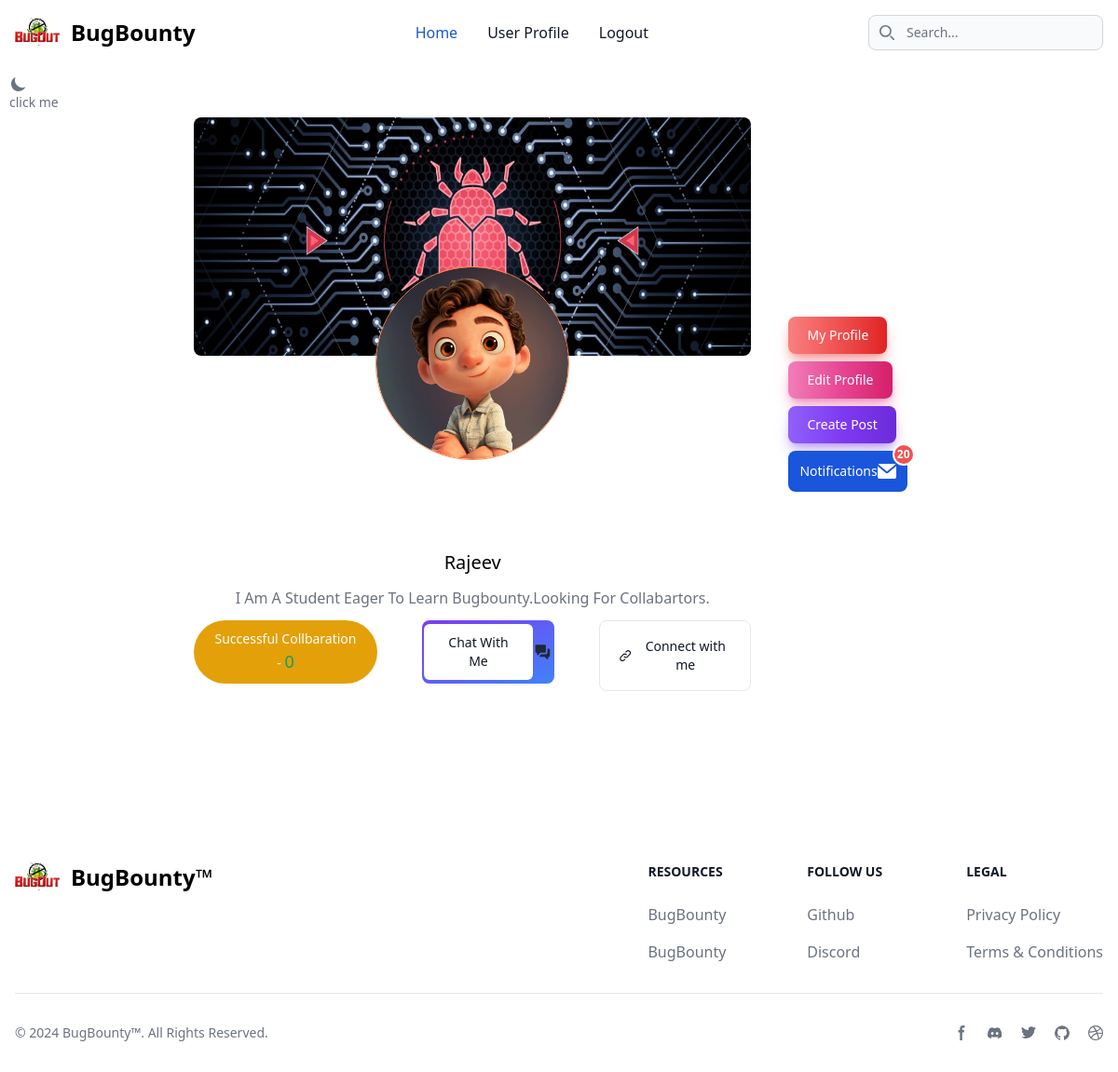
/userprofile/ (signed in), run on an earlier commit of the app's database.
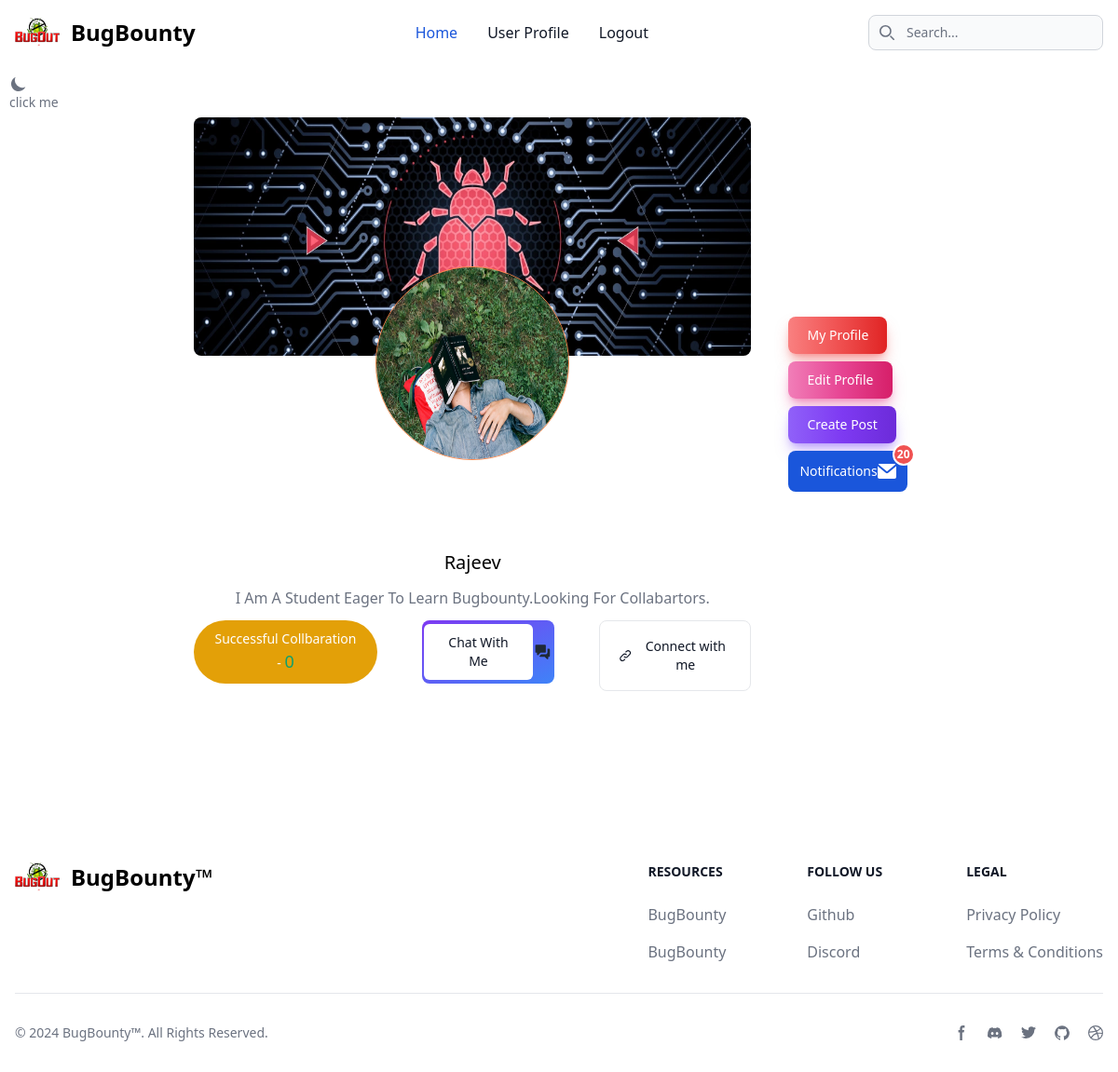
And on a later commit of the database.
### app/models.py (models this page shows)
class UserProfile(models.Model):
    user = models.ForeignKey(User, on_delete=models.CASCADE)
    username=models.CharField( max_length=150)
    profilepicture = models.ImageField(
        upload_to='images', height_field=None, width_field=None, max_length=None)
    banner = models.ImageField(
        upload_to='images', height_field=None, width_field=None, max_length=None, blank=True)
    about = models.TextField()
    collabs = models.IntegerField(default=0, null=True, blank=True)
    bugcrowd = models.CharField(max_length=150, blank=True)
    twitter = models.CharField(max_length=150, blank=True)
    fb = models.CharField(max_length=150, blank=True)
    insta = models.CharField(max_length=150, blank=True)
    phone = models.BigIntegerField(blank=True)

### app/views.py (the view)
# urls.py: path('userprofile/', user_profile, name='userprofile'),
@login_required(login_url='/login')
def user_profile(request):
    query = UserProfile.objects.filter(user=request.user)
    if query:
        return render(request, 'profile.html', {"query": query})
    else:
        return redirect(addUserProfile)

### app/templates/profile.html (shortened to what the changed rows need)
{% extends 'base.html' %} {% load static %} {% block content %}
<div class="flex flex-col md:flex-row justify-start items-center px-5 md:px-20">
  {% block pcontent %} {% for data in query %}
  <div class="m-10 dark:bg-dark w-auto md:w-[100rem]">
    <div class="flex justify-center items-center">
      {% if data.banner %}
      <img
        src="{{data.banner.url}}"
        alt=""
        class="h-64 w-auto md:w-[40rem] rounded-lg object-fill border border-dotted "
      />
      {% else %}
      <img
        src="{% static 'images/wallpaper.jpg' %}"
        alt=""
        class="h-64 w-auto md:w-[40rem] rounded-lg"
      />
      {% endif %}
    </div>
      <div class="flex justify-center items-start relative bottom-24 z-10">
      {% if data.profilepicture %}
      <img
          src="{{data.profilepicture.url}}"
          alt=""
          class="w-52 h-52 border border-orange-400 rounded-full object-fill cursor-pointer"
        />
        {% else %}
        <img
        src="{% static 'images/profilepic.webp' %}"
        alt=""
        class="w-52 h-52 border border-orange-400 rounded-full object-fill cursor-pointer"
      />
      {% endif %}
    </div>
    <div class="dark:text-white flex flex-col justify-center items-center">
      <h1 class="text-xl capitalize hover:text-orange-400 cursor-pointer">
        {{request.user}}
      </h1>
      <p
        class="mb-3 capitalize rtl:text-right text-gray-500 dark:text-gray-400 mt-3 text-justify"
      >
        {{data.about}}
      </p>
      <div class="flex gap-10">
        <button
          type="button"
          class="text-white bg-yellow-400 hover:bg-yellow-500 focus:outline-none focus:ring-4 focus:ring-yellow-300 font-medium rounded-full text-sm px-5 py-2.5 text-center me-2 mb-2 dark:focus:ring-yellow-900"
        >
          Successful Collbaration -
          <span class="text-green-500 text-lg">{{data.collabs}}</span>
        </button>
        <button
          class="relative inline-flex items-center justify-center p-0.5 mb-2 me-2 overflow-hidden text-sm font-medium text-gray-900 rounded-lg group bg-gradient-to-br from-purple-600 to-blue-500 group-hover:from-purple-600 group-hover:to-blue-500 hover:text-white dark:text-white focus:ring-4 focus:outline-none focus:ring-blue-300 dark:focus:ring-blue-800"
        >
          <span
            class="relative px-5 py-2.5 transition-all ease-in duration-75 bg-white dark:bg-gray-900 rounded-md group-hover:bg-opacity-0"
          >
            Chat With Me
          </span>
        </button>
        <button
          type="button"
          data-modal-target="crypto-modal"
          data-modal-toggle="crypto-modal"
          class="text-gray-900 bg-white hover:bg-gray-100 border border-gray-200 focus:ring-4 focus:outline-none focus:ring-gray-100 font-medium rounded-lg text-sm px-5 py-2.5 text-center inline-flex items-center dark:focus:ring-gray-600 dark:bg-gray-800 dark:border-gray-700 dark:text-white dark:hover:bg-gray-700"
        >
          Connect with me
        </button>
      </div>
    </div>
  </div>
  {% endfor %} {% endblock pcontent %}
</div>
{% endblock content %}

What changed in the data, as far as the page shows it:
changed UserProfile "I Am A Student Eager To Learn Bugbounty.Looking For Collabartors.": profilepicture: picture added
